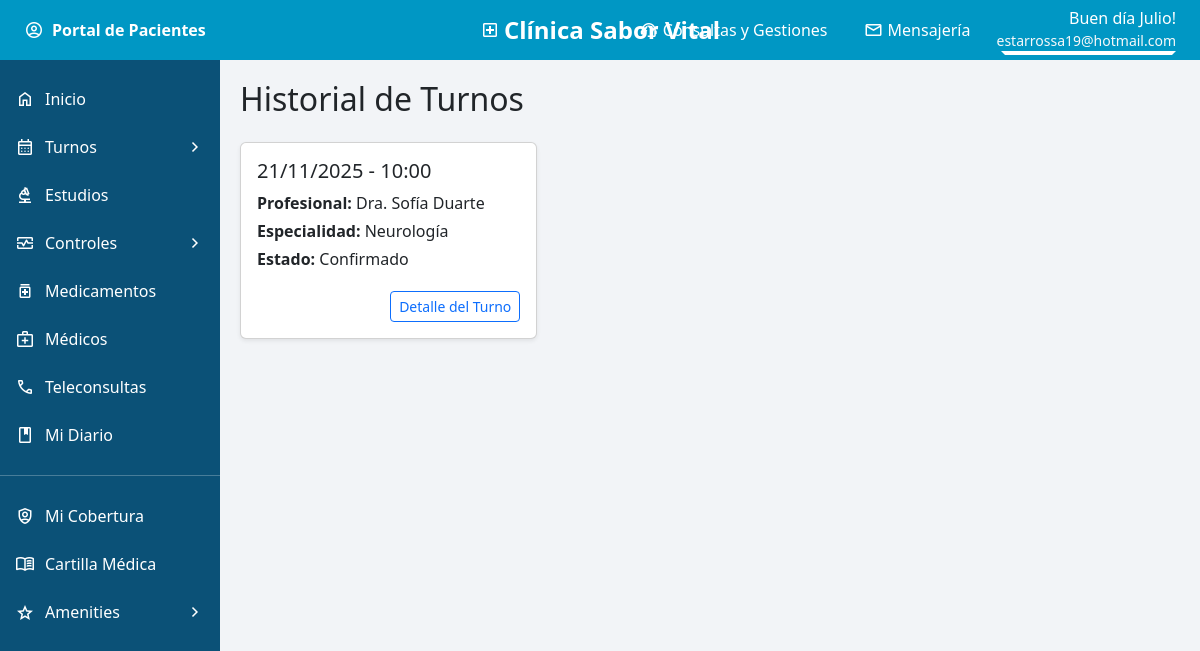
Screenshot of /turnos/historial/10/ (signed in) with the database file from the repository.
### pacientes/models.py (models this page shows, shortened)
class Paciente(models.Model):
    perfil_usuario = models.ForeignKey(
        'usuarios.PerfilUsuario',
        on_delete=models.CASCADE,
        related_name="pacientes_asociados"
    )
    nombre = models.CharField(max_length=100)
    apellido = models.CharField(max_length=100)
    dni = models.CharField(max_length=20)
    email = models.EmailField()
    telefono = models.CharField(max_length=30)
    fecha_nacimiento = models.DateField(null=True, blank=True)
    obra_social = models.CharField(max_length=100, null=True, blank=True)

### turnos/models.py (models this page shows, shortened)
class Turno(models.Model):
    paciente = models.ForeignKey(
        'pacientes.Paciente',
        null=True,
        blank=True,
        on_delete=models.SET_NULL
    )
    profesional = models.ForeignKey(
        Profesional,
        on_delete=models.CASCADE
    )
    estado = models.ForeignKey(
        Estado,
        on_delete=models.PROTECT,
        default=1
    )
    fecha = models.DateField()
    hora = models.TimeField()
    qr_code = models.CharField(max_length=200, blank=True)
    check_in = models.DateTimeField(null=True, blank=True)
    observaciones = models.TextField(blank=True, null=True)
    modalidad = models.CharField(
        max_length=10,
        choices=[
            ('PRES', 'Presencial'),
            ('TELE', 'Teleconsulta'),
        ],
        default='PRES'
    )

class Estado(models.Model):
    descripcion = models.CharField(max_length=50)
    class Meta:
        verbose_name = "Estado"
        verbose_name_plural = "Estados"

### profesionales/models.py (models this page shows, shortened)
class Profesional(models.Model):
    TIPO_CONSULTA = [
    ('PRES', 'Presencial'),
    ('TELE', 'Teleconsulta'),
    ('AMBOS', 'Hibrida'),
    ]
    nombre = models.CharField(max_length=100)
    email = models.EmailField(unique=True)
    matricula = models.CharField(max_length=50)
    telefono = models.CharField(max_length=30, null=True, blank=True)
    foto = models.ImageField(upload_to='profesionales/', null=True, blank=True)
    estado = models.BooleanField(default=True)
    servicios = models.ManyToManyField(Servicio, blank=True)
    disponibilidad = models.CharField(max_length=200)
    piso = models.IntegerField()
    consultorio = models.CharField(max_length=20, blank=True, null=True)
    horario_inicio = models.TimeField(blank=True, null=True)
    horario_fin = models.TimeField(blank=True, null=True)
    dias_disponibles = models.CharField(max_length=100, blank=True, null=True)
    tipo_consulta = models.CharField(max_length=5, choices=TIPO_CONSULTA, default='PRES')
    especialidad = models.ForeignKey(
        Especialidad,
        on_delete=models.PROTECT,
        related_name='profesionales'
    )
    class Meta:
        verbose_name = "Profesional"
        verbose_name_plural = "Profesionales"

class Especialidad(models.Model):
    nombre = models.CharField(max_length=100, unique=True)
    descripcion = models.TextField(blank=True, null=True)
    class Meta:
        verbose_name = "Especialidad"
        verbose_name_plural = "Especialidades"

### turnos/views.py (the view)
# urls.py: path("historial/<int:paciente_id>/", views.turnos_historial, name="turnos_historial"),
def turnos_historial(request, paciente_id):
    perfil = request.user.perfil
    paciente = perfil.pacientes.get(pk=paciente_id)
    ahora = timezone.localtime()
    turnos = Turno.objects.filter(paciente=paciente)
    historial = []
    for t in turnos:
        dt = datetime.combine(t.fecha, t.hora)
        dt = timezone.make_aware(dt)
        if t.estado.pk in (3, 5):  # Atendido o Cancelado
            historial.append(t)
        elif t.estado.pk == 2 and dt < ahora:
            historial.append(t)
    historial_ordenado = sorted(historial, key=lambda t: (t.fecha, t.hora), reverse=True)
    return render(request, "turnos/turnos_historial.html", {
        "paciente": paciente,
        "turnos": historial_ordenado
    })

### pacientes/context_processors.py (called while the page is built)
def paciente_context(request):
    paciente = None
    paciente_id = None
    try:
        perfil = request.user.perfil
        if perfil and hasattr(perfil, "pacientes"):
            paciente_id = request.session.get("paciente_id")
            if paciente_id:
                paciente = perfil.pacientes.filter(id=paciente_id).first()
    except:
        pass
    return {
        "paciente": paciente,
        "paciente_id": paciente_id,
    }

### turnos/templates/turnos/turnos_historial.html (shortened to what this page needs)
{% extends "base.html" %}
{% block content %}
<h2 class="mb-4">Historial de Turnos</h2>
{% if turnos %}
    <div class="row">
        {% for t in turnos %}
        <div class="col-md-6 col-lg-4 mb-3">
            <div class="card shadow-sm h-100">
                <div class="card-body d-flex flex-column justify-content-between">
                    <div>
                        <h5 class="card-title">
                            {{ t.fecha|date:"d/m/Y" }} - {{ t.hora|time:"H:i" }}
                        </h5>
                        <p class="mb-1"><strong>Profesional:</strong> {{ t.profesional.nombre }}</p>
                        <p class="mb-1"><strong>Especialidad:</strong> {{ t.profesional.especialidad.nombre }}</p>
                        <p class="mb-1"><strong>Estado:</strong> {{ t.estado.descripcion }}</p>
                    </div>
                    <div class="mt-3 text-end">
                        <a href="{% url 'turnos:ver_turno' paciente.id t.id %}" class="btn btn-outline-primary btn-sm">
                            Detalle del Turno
                        </a>
                    </div>
                </div>
            </div>
        </div>
        {% endfor %}
    </div>
{% else %}
    <div class="alert alert-info">No hay turnos históricos registrados.</div>
{% endif %}
{% endblock %}

### templates/base.html (shortened to what this page needs)
{% load static %}
<!DOCTYPE html>
<html lang="es">
<head>
    <link href="https://cdn.jsdelivr.net/npm/bootstrap@5.3.2/dist/css/bootstrap.min.css" rel="stylesheet">
    <link rel="stylesheet" href="{% static 'css/layout.css' %}">
</head>
<body>
    <div class="topbar d-flex align-items-center justify-content-between px-4 text-white">
        <div class="d-flex align-items-center gap-2 fw-bold">
            <span class="material-symbols-outlined">account_circle</span>
            Portal de Pacientes
        </div>
        <div class="topbar-center position-absolute start-50 translate-middle-x">
            <a href="{% url 'usuarios:portal_paciente' paciente.id %}"
                class="d-flex align-items-center gap-1 text-white text-decoration-none">
                <span class="material-symbols-outlined">local_hospital</span>
                Clínica Sabor Vital
            </a>
        </div>
        <div class="d-flex align-items-center gap-3 ms-auto">
            <a href="{% url 'pacientes:consultas_gestiones' paciente.id %}"
               class="topbar-link d-flex align-items-center gap-1 text-white text-decoration-none">
                <span class="material-symbols-outlined">support_agent</span>
                Consultas y Gestiones
            </a>
            <a href="{% url 'pacientes:mensajeria' paciente.id %}"
               class="topbar-link d-flex align-items-center gap-1 text-white text-decoration-none">
                <span class="material-symbols-outlined">mail</span>
                Mensajería
            </a>
            <div class="dropdown">
                <div class="d-flex flex-column text-end text-white dropdown-toggle"
                     data-bs-toggle="dropdown" style="cursor:pointer;">
                    <span>Buen día {{ paciente.nombre }}!</span>
                    <small class="text-light">{{ paciente.email }}</small>
                </div>
            </div>
        </div>
    </div>
    <div class="sidebar">
        <a href="{% url 'usuarios:portal_paciente' paciente.id %}">
            <span class="material-symbols-outlined">home</span>
            <span class="text">Inicio</span>
        </a>
        <a data-bs-toggle="collapse" href="#submenuTurnos">
            <span class="material-symbols-outlined">calendar_month</span>
            <span class="text">Turnos</span>
            <span class="material-symbols-outlined">chevron_right</span>
        </a>
        <a href="{% url 'pacientes:estudios' paciente.id %}">
            <span class="material-symbols-outlined">biotech</span>
            <span class="text">Estudios</span>
        </a>
        <a data-bs-toggle="collapse" href="#submenuControles">
            <span class="material-symbols-outlined">monitor_heart</span>
            <span class="text">Controles</span>
            <span class="material-symbols-outlined">chevron_right</span>
        </a>
        <a href="{% url 'pacientes:medicamentos' paciente.id %}">
            <span class="material-symbols-outlined">medication</span>
            <span class="text">Medicamentos</span>
        </a>
        <a href="{% url 'pacientes:mis_medicos' paciente.id %}">
            <span class="material-symbols-outlined">medical_services</span>
            <span class="text">Médicos</span>
        </a>
        <a href="{% url 'pacientes:teleconsultas' paciente.id %}">
            <span class="material-symbols-outlined">call</span>
            <span class="text">Teleconsultas</span>
        </a>
        <a href="{% url 'pacientes:mi_diario' paciente.id %}">
            <span class="material-symbols-outlined">book</span>
            <span class="text">Mi Diario</span>
        </a>
        <hr class="text-white">
        <a href="#">
            <span class="material-symbols-outlined">shield_person</span>
            <span class="text">Mi Cobertura</span>
        </a>
        <a href="{% url 'pacientes:cartilla' paciente.id %}">
            <span class="material-symbols-outlined">menu_book</span>
            <span class="text">Cartilla Médica</span>
        </a>
        <a data-bs-toggle="collapse" href="#submenuAmenities">
            <span class="material-symbols-outlined">grade</span>
            <span class="text">Amenities</span>
            <span class="material-symbols-outlined">chevron_right</span>
        </a>
    </div>
    <div class="content">
        {% block content %}{% endblock %}
    </div>
</body>
</html>

### static/css/layout.css (style rules this page uses)
body { background-color: #f2f4f7; margin: 0; }
.material-symbols-outlined { font-size: 20px; color: white; }
.topbar { background-color: #0097c4; height: 60px; position: fixed; top: 0; left: 0; right: 0; z-index: 1000; }
.sidebar { background-color: #0b5177; width: 220px; position: fixed; top: 60px; bottom: 0; left: 0; overflow-y: auto; padding-top: 15px; }
.sidebar a { color: #fff; text-decoration: none; padding: 12px 15px; display: flex; align-items: center; justify-content: space-between; }
.sidebar .text { flex-grow: 1; margin-left: 10px; }
.content { margin-left: 220px; margin-top: 60px; padding: 20px; }
.topbar-center { font-size: 1.5rem; font-weight: 600; position: relative; }
.topbar-link { padding: 6px 10px; border-radius: 6px; transition: background-color 0.2s ease; }

### rows the page displays
Paciente: nombre "Julio", email "estarrossa19@hotmail.com"
Turno: fecha "21/11/2025", hora "10:00", profesional.nombre "Dra. Sofía Duarte", profesional.especialidad.nombre "Neurología", estado.descripcion "Confirmado"
